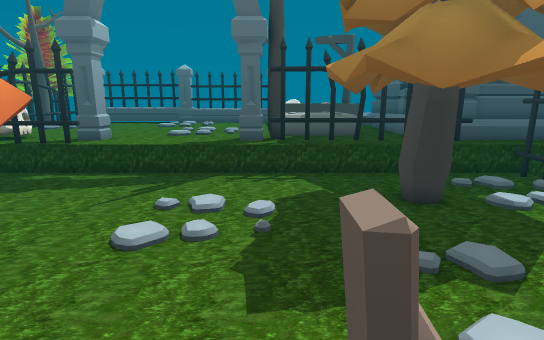
view 1 (above)

24 first-person views from a walk through a level from a Godot 3-D game. The camera is 1.4 m above the floor, tilts 12° down and sees 80° across. The floor is counted in squares, 0.5 m on a side. Each view is taken from the middle of a square. On the plan, view 1 faces up. The plan holds only what a view shows up to about 20 squares ahead; the rest is blank. The place goes on beyond the plan. Some surface patterns are stand-ins.

view 2
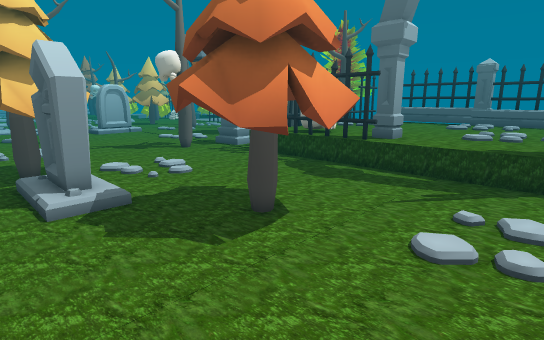

view 3
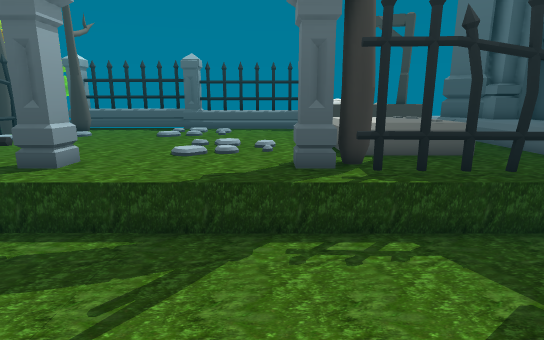

view 4
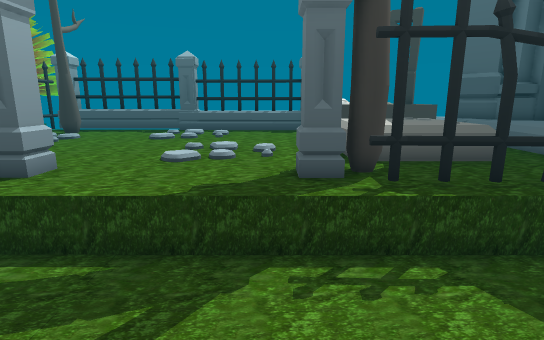

view 5
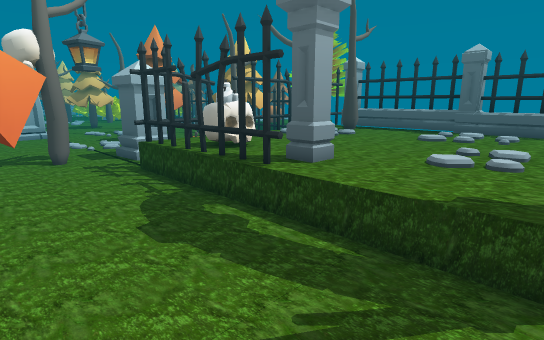

view 6
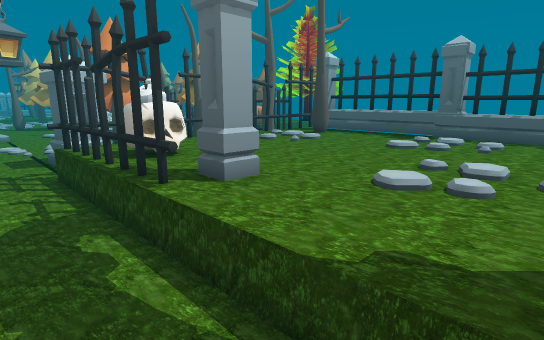

view 7
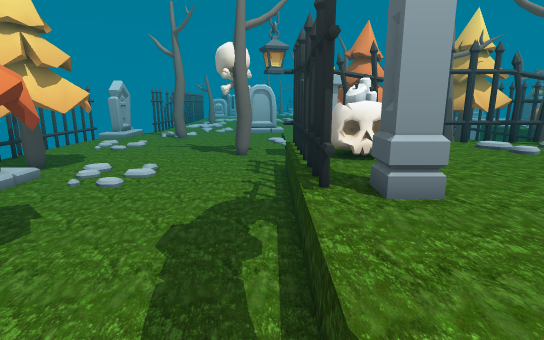

view 8
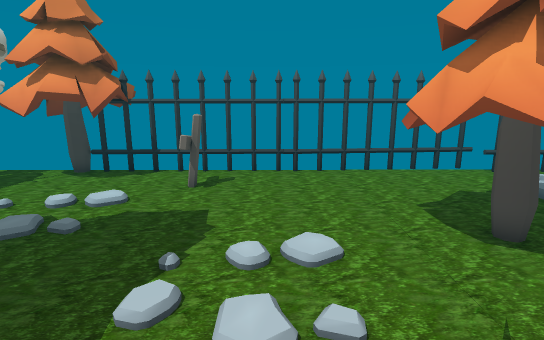

view 9
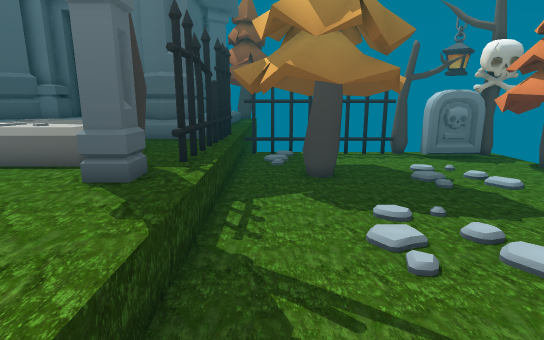

view 10
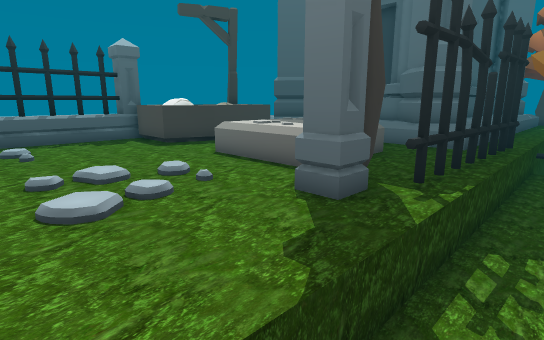

view 11
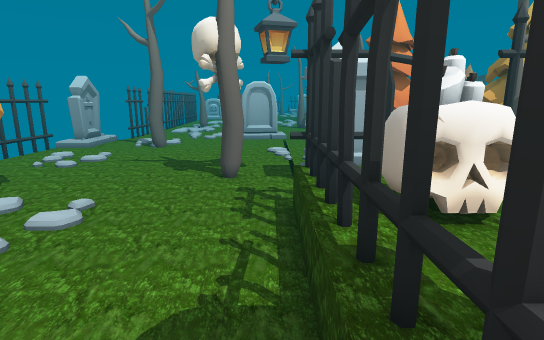

view 12
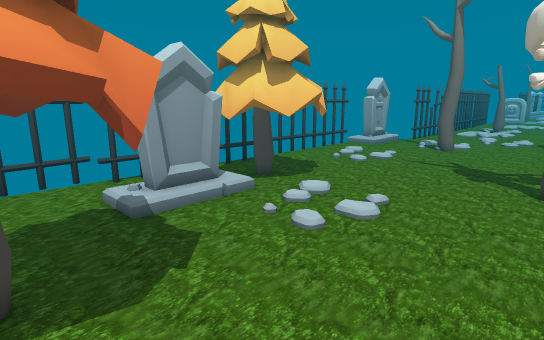

view 13
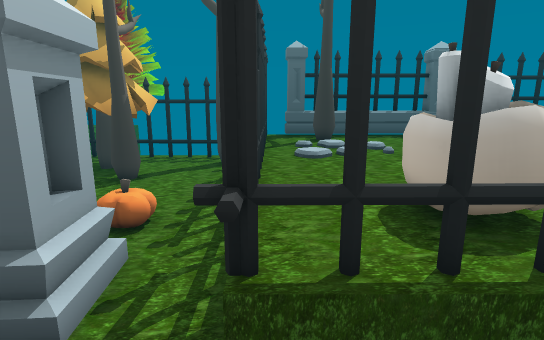

view 14
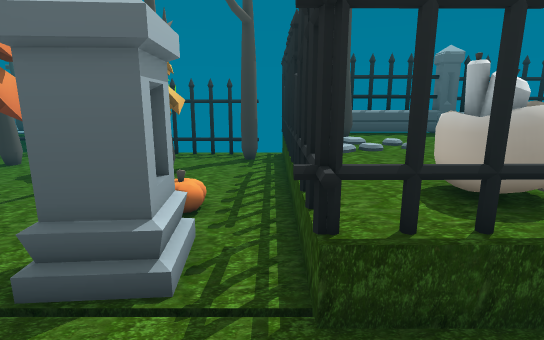

view 15
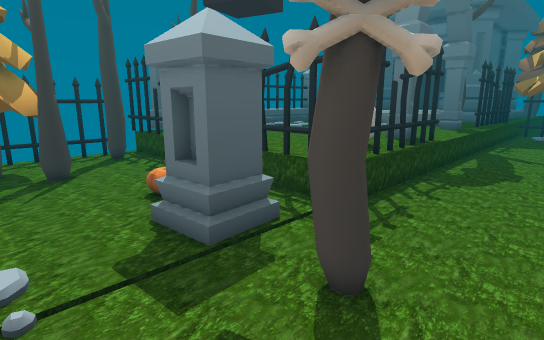

view 16
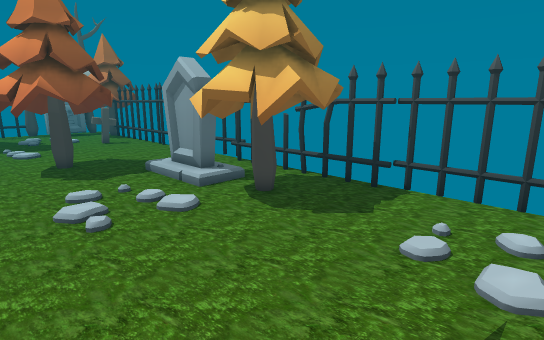

view 17
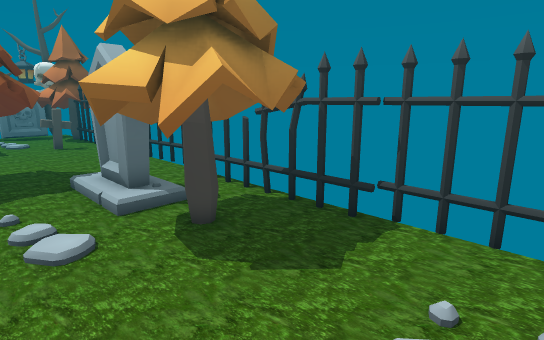

view 18
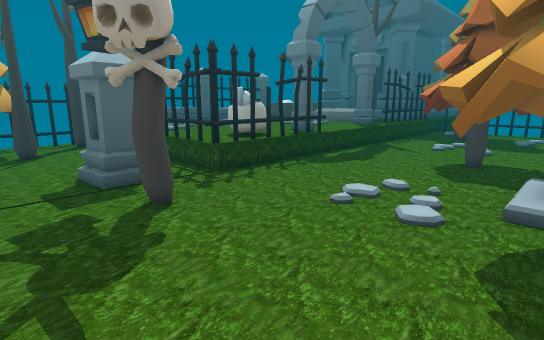

view 19
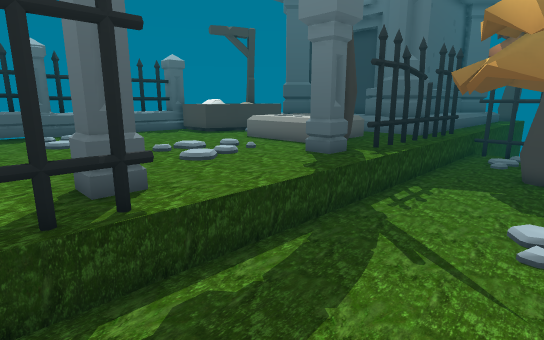

view 20
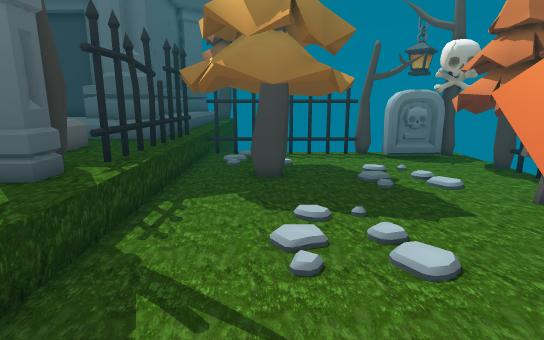

view 21
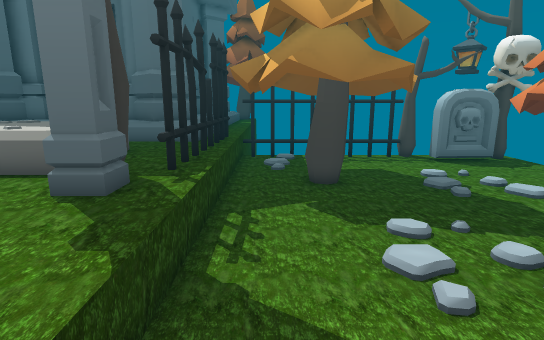

view 22
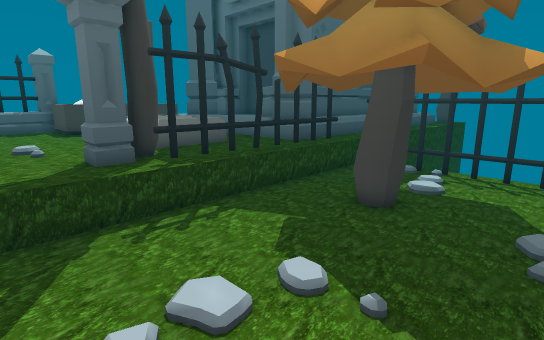

view 23
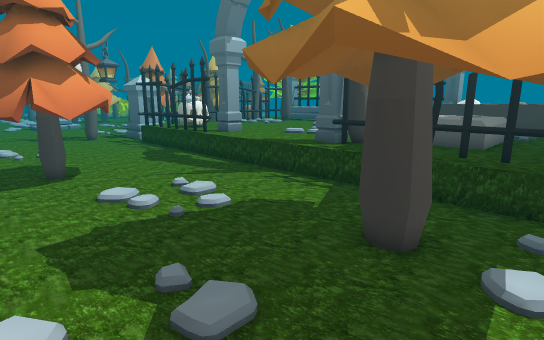

view 24
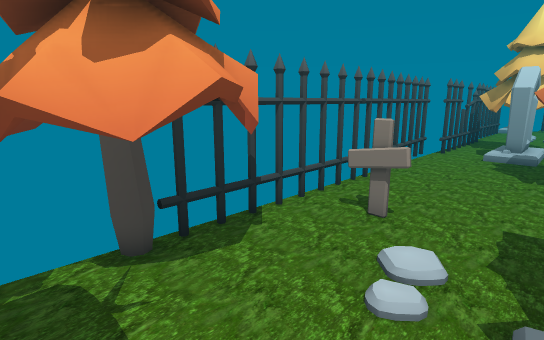

### Floor plan
Key: @ floor where view 1 was taken; # wall or solid block; x gap in a wall; . floor; / step, stairs or slope; = window, fence, low wall or low ledge; ^ raised ledge; T tree; P pine tree; F fence; M tombstone; S post; C coffin; O other object.
Columns run from 23 left of view 1 to 8 right of it. Each row starts with its distance up from view 1.
 27  ###    #FFFFFFFFFFFF  F
 26   ### #.^FFFFFFFFFFFFFF#     S
 25  PPP..T.^^TT^^^^^^^^^^^CC    C^
 24  PPP..T.^^TT^^^^^^^^^^^CCC C C^^
 23 PPPP....x^^^^^^^^^^^^^^CCCCCCC^^
 22 PPTT....^^^^^^^^^^^^^^^^^^  ^ ^^
 21  P.T....^^^^^^^^^^^^^^^^^   ^ ^^
 20 P........^^^^^^^^^^^^^^^^ ^ ^^^^
 19 P........^^^^^^^^^^^^^^^^^^^^^^^
 18 P........^^^^^^^^^^^^^^^^^^^^^^^
 17 P....O..^^^^^^^^^^^^^^^^^^^^^^^^
 16 ........^^^O^^^^^^^^^^^^^^^^^^^^
 15 ...###..^^OOO^^#^^^^^^#TT^^^^^^^
 14 ...###...^OOO^^#^^^^^^##^^^^^^^^
 13 ....##.##^.^x.^#^^^^^^^^^..####^
 12 ........=..................PPP
 11 ...TT....................PPP.PP.
 10 ....T......................PP.PP
  9 .........................P.PP.PP
  8 ...............PP........P.P.PPP
  7 ..............PPPPP......PPP.PP.
  6 ..............PPPPP........PPP..
  5 ..............PPPPP.............
  4 ......PPPP....PPPPP.............
  3 .....PPPPPMMM/..P..............M
  2 .....PPPPPMMM/..........O......M
  1 .....PPPPP.............OO..PPPPM
  0 ......PPP..............@...PPPPP
 -1       ###    ##           #P#PPT
 -2                            PPPPP
 -3                             PP

Positions as (right, up) in squares from view 1, and headings:
1: (0, 0), facing up
2: (-1, 0), facing up-left
3: (-2, 6), facing up
4: (-2, 7), facing up
5: (-2, 7), facing up-left
6: (-2, 10), facing up-left
7: (-2, 12), facing left
8: (-2, 12), facing down
9: (-8, 11), facing right
10: (-6, 11), facing up-right
11: (-7, 12), facing left
12: (-7, 11), facing down-left
13: (-15, 10), facing up
14: (-16, 9), facing up
15: (-23, 8), facing up-right
16: (-23, 9), facing down-right
17: (-22, 6), facing down-right
18: (-23, 2), facing up-right
19: (-10, 8), facing up-right
20: (-8, 9), facing right
21: (-7, 11), facing right
22: (-4, 5), facing up-right
23: (7, 3), facing up-left
24: (8, 5), facing down-left
